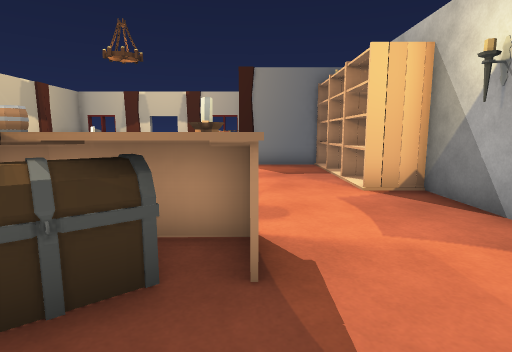
View 1 (above)

18 first-person views from a walk through a scene from a Unity 3-D project. The camera is 1.2 m above the floor, tilts 8° down and sees 80° across. Doors are open. The floor is counted in squares, 1 m on a side. Each view is taken from the middle of a square. On the plan, view 1 faces up. The plan holds only what a view shows up to about 13 squares ahead; the rest is blank.

View 2
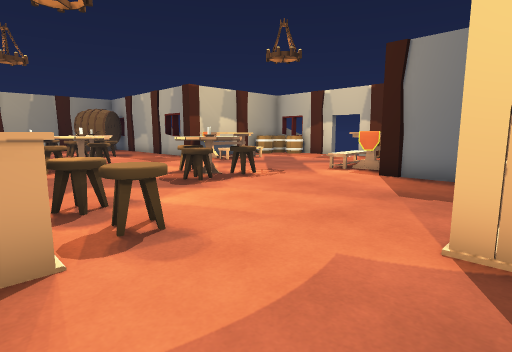

View 3
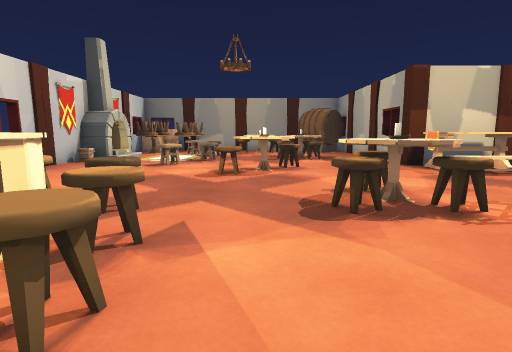

View 4
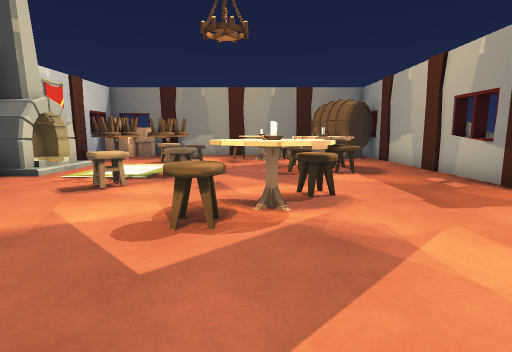

View 5
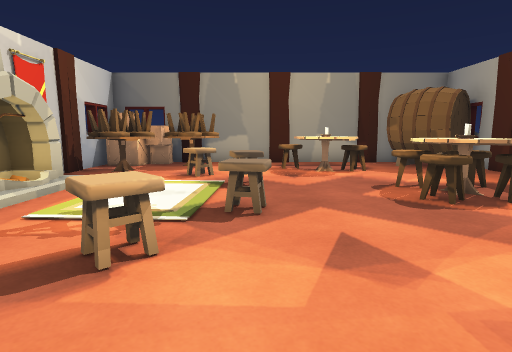

View 6
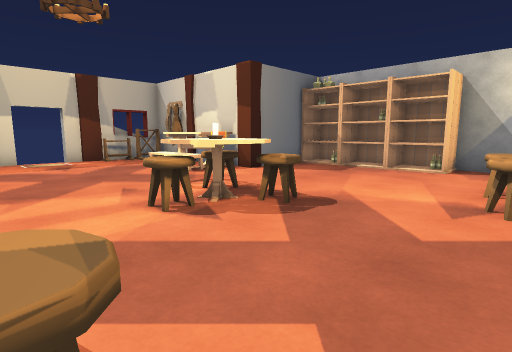

View 7
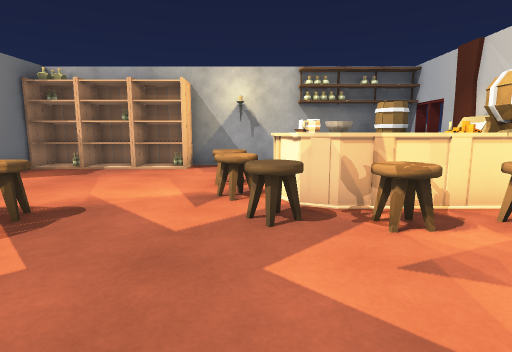

View 8
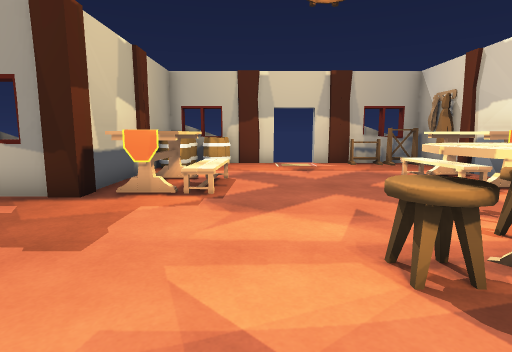

View 9
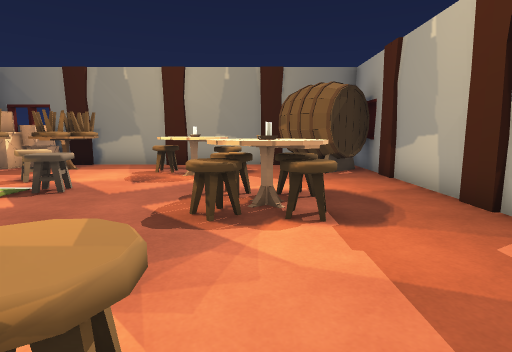

View 10
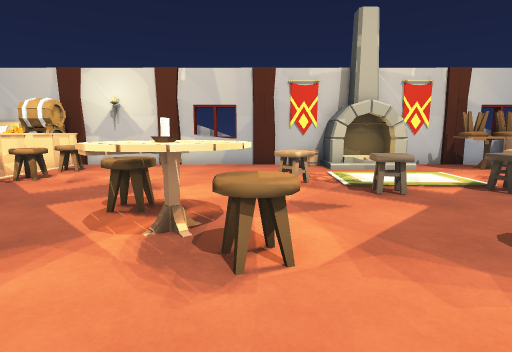

View 11
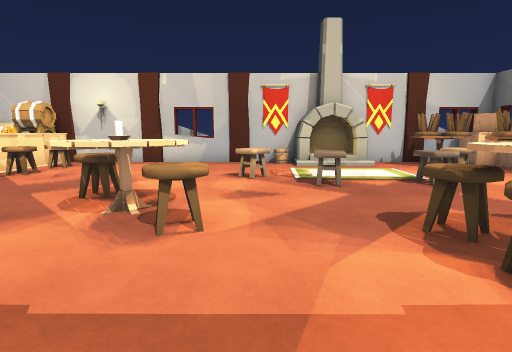

View 12
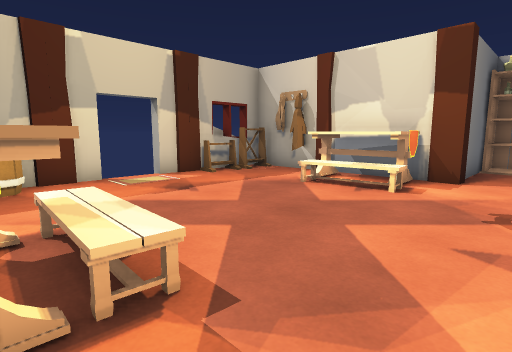

View 13
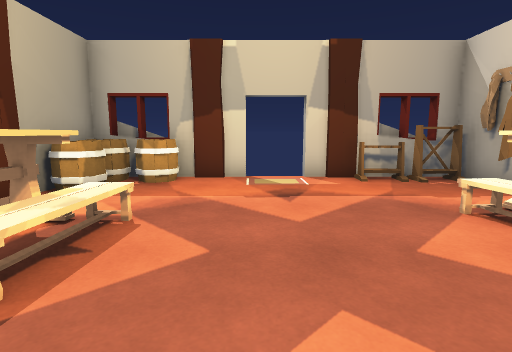

View 14
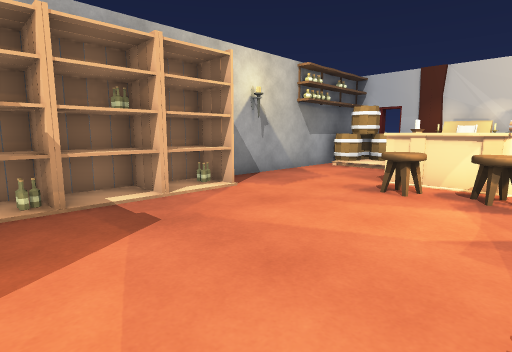

View 15
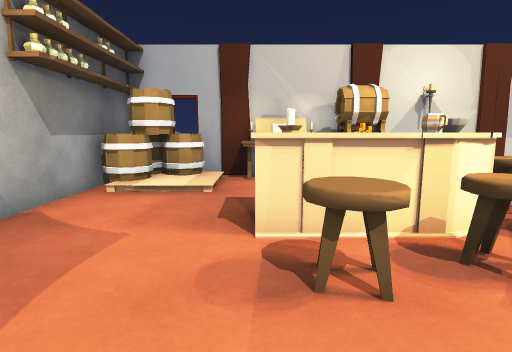

View 16
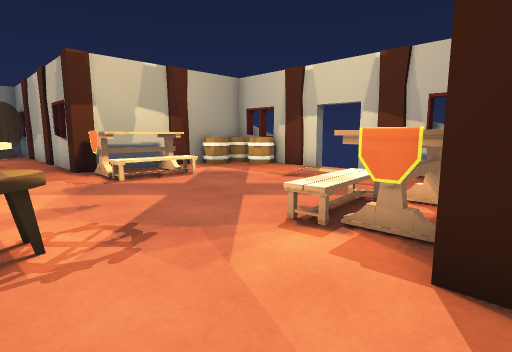

View 17
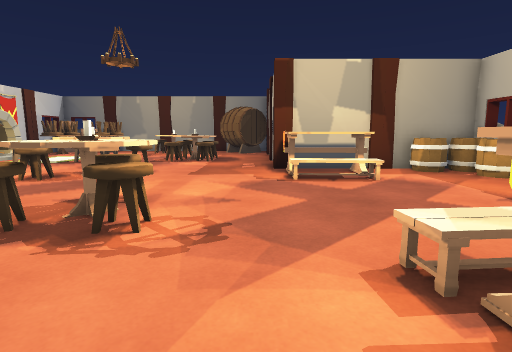

View 18
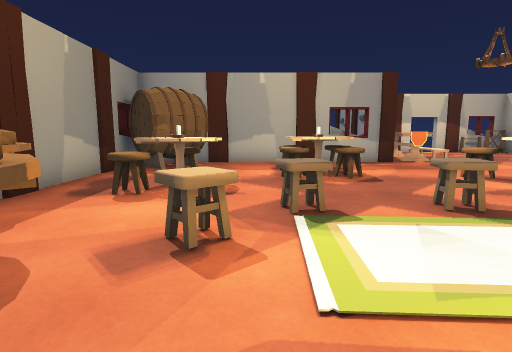

### Floor plan
Key: @ floor where view 1 was taken; # wall or solid block; . floor; / step, stairs or slope; D open door; C candle; T table; S stool; B bucket; F fireplace; A barrel; E box; R rack; O other object.
Columns run from 21 left of view 1 to 4 right of it. Each row starts with its distance up from view 1.
 19           #####DD####
 18           #AAA#..#R##
 17           #AA.......##
 16           #A........##
 15           ##.......TT#
 14           #TT/.....TT#
 13           #TT/.....TT#
 12  ##########TT/......######
 11 # A....................OO#
 10 #AAA.............S.....OO#
  9 #.A...STS.......CS.....OO#
  8 #.....SCS......STS.....OO#
  7 #..ST.SSS..STT...S.....OO#
  6 #.TOT......TCS...........#
  5 #.SS........TS.....SS....#
  4 #....SS.SS.......SSSS....#
  3 #.S.SSS...S......SOOCC...#
  2 #SSSSS   .S......SOOOO...#
  1 #SSS.............SOO .///#
  0 #ESSS............SOO @/AA#
 -1 #ESSS.FFFB........OOOO/AA#
 -2 ##########################

Positions as (right, up) in squares from view 1, and headings:
1: (0, 0), facing up
2: (3, 3), facing up-left
3: (1, 6), facing left
4: (-4, 6), facing left
5: (-8, 4), facing left
6: (-8, 4), facing up-right
7: (-8, 4), facing right
8: (-7, 6), facing up
9: (-9, 8), facing left
10: (-10, 10), facing down
11: (-11, 11), facing down
12: (-9, 10), facing up-right
13: (-6, 10), facing up
14: (-3, 11), facing down-right
15: (0, 7), facing down
16: (0, 9), facing up-left
17: (0, 11), facing left
18: (-16, -1), facing up
